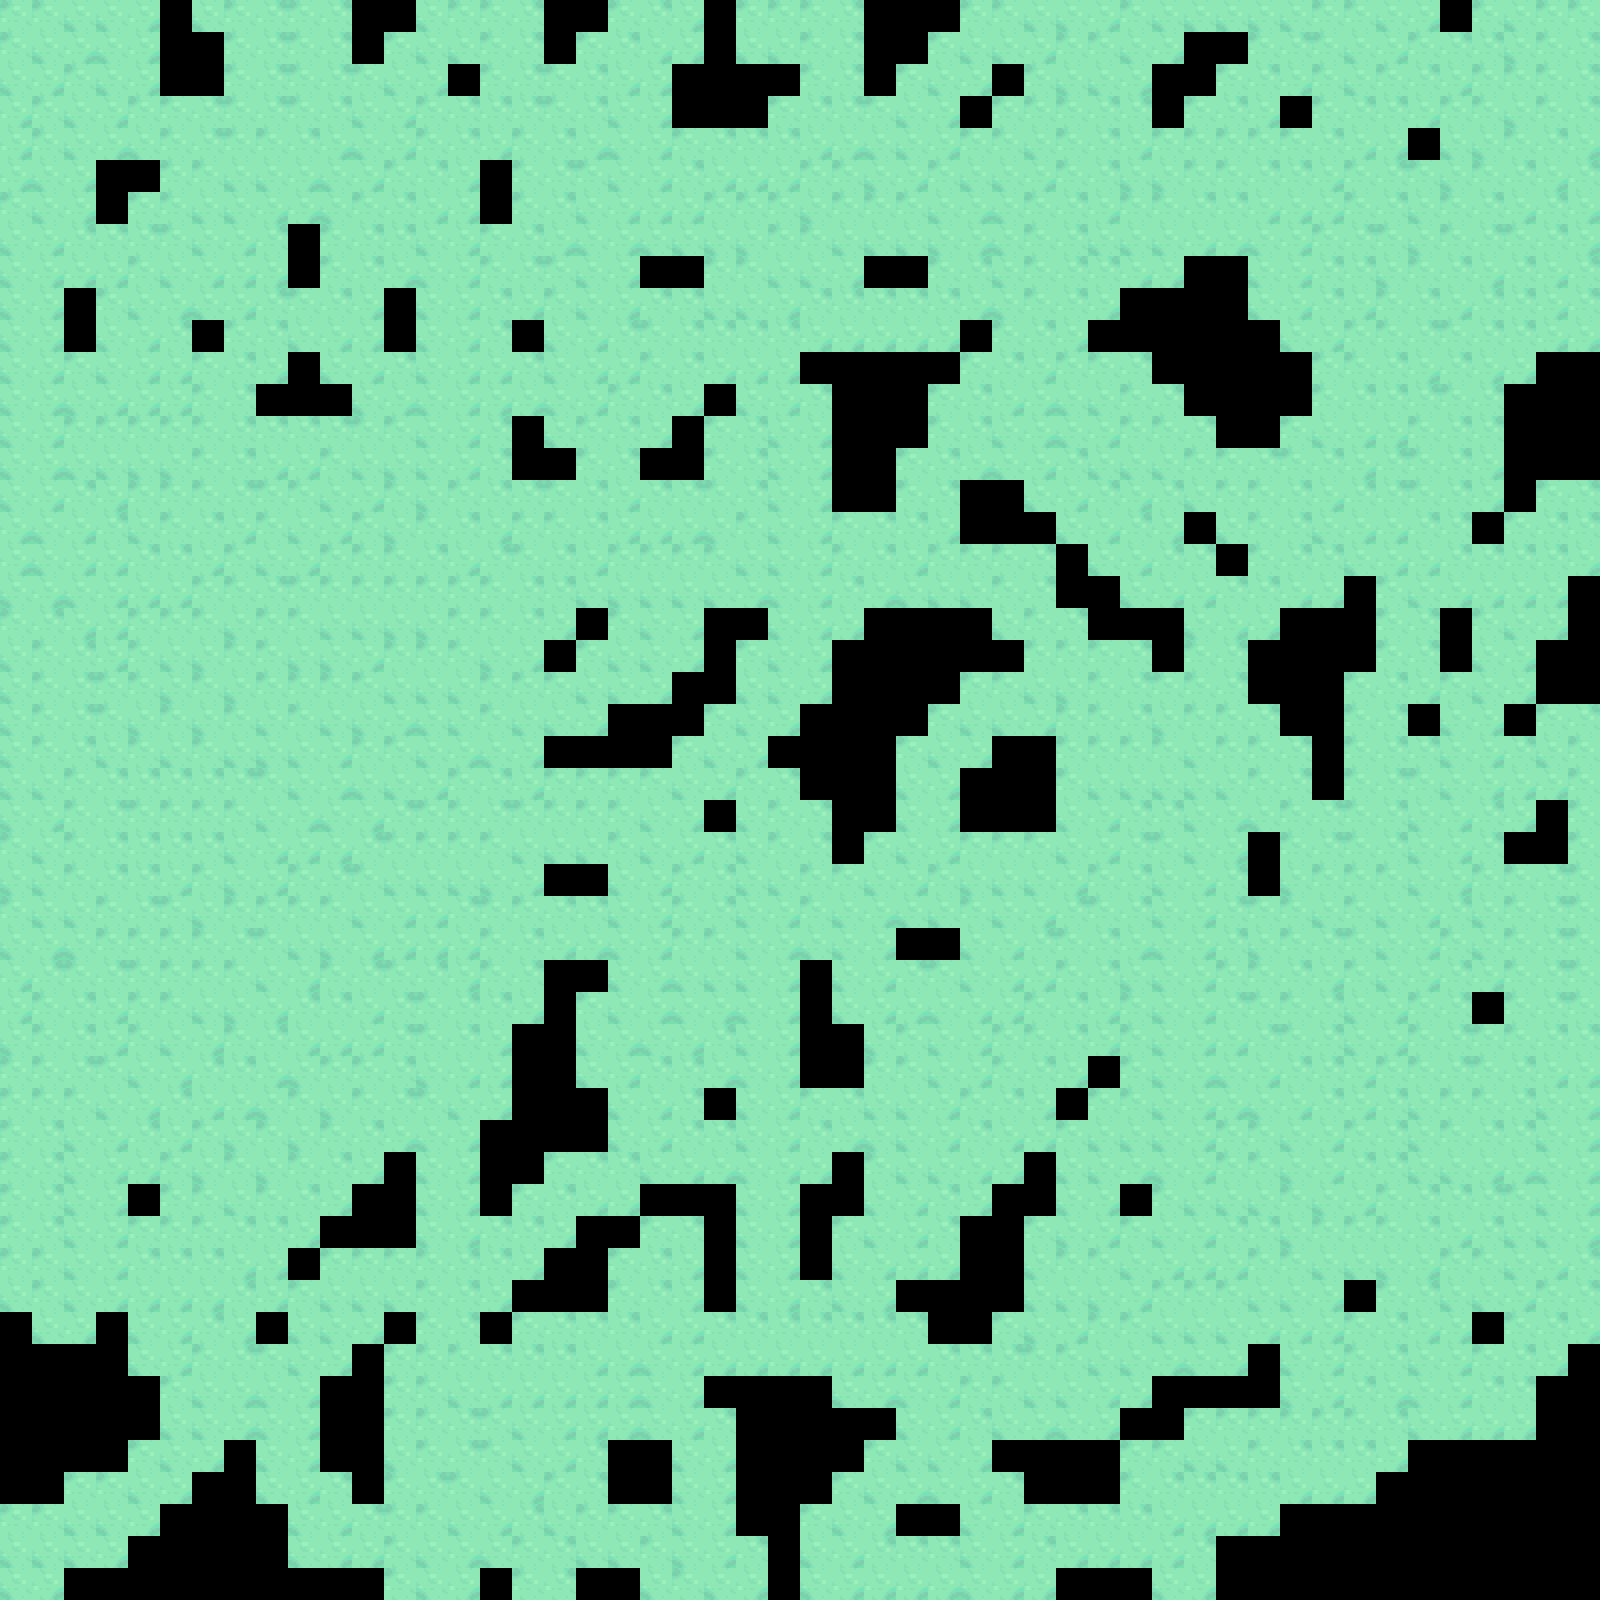

A level layout from a 2D game, rendered from its tile map. Below: a short description, then the map file with its tile-grid data intact:
An orthogonal 50x50 tile map with 32x32 px tiles, 1 tile layer (Tile Layer 1).

<map version="1.2" tiledversion="1.2.2" orientation="orthogonal" renderorder="right-down" width="50" height="50" tilewidth="32" tileheight="32" infinite="0" nextlayerid="2" nextobjectid="1">
 <tileset firstgid="1" source="testTile.tsx" />
 <layer id="1" name="Tile Layer 1" width="50" height="50">
  <data encoding="csv">
1,1,3,3,4,0,3,1,2,1,2,0,0,3,1,1,2,0,0,1,2,4,0,1,1,1,2,0,0,0,1,1,3,3,4,1,3,3,3,3,3,1,1,3,4,0,1,3,1,1,
1,3,4,3,4,0,0,1,2,1,2,0,1,3,3,1,2,0,1,2,4,4,0,3,3,1,2,0,0,1,3,3,4,1,1,3,4,0,0,1,2,1,3,4,1,2,2,3,1,2,
3,4,1,3,4,0,0,1,2,1,2,1,3,4,0,1,2,1,2,4,4,0,0,0,0,1,2,0,1,3,4,0,1,3,3,4,0,0,1,2,4,1,3,1,2,4,1,1,1,2,
4,1,3,4,1,1,2,1,2,1,2,3,4,1,2,2,2,1,2,3,4,0,0,0,1,2,2,1,3,4,0,1,1,1,2,2,0,1,2,4,0,1,2,2,4,1,1,3,1,2,
4,1,3,4,3,1,2,1,1,2,4,3,4,1,2,4,1,2,4,3,4,1,2,2,2,4,4,3,3,4,1,1,3,1,2,4,1,1,1,1,1,2,4,4,0,3,3,1,2,4,
4,3,4,0,0,1,1,3,3,4,3,4,1,2,4,0,1,2,1,3,4,2,4,4,4,1,1,3,4,1,3,3,4,1,2,3,3,1,1,2,2,4,1,2,1,3,1,2,4,2,
1,3,4,0,1,1,3,3,4,4,3,1,2,4,4,0,1,2,3,4,4,4,1,1,1,3,1,1,1,3,4,3,1,2,4,1,1,2,2,4,4,4,1,2,3,1,2,4,2,4,
3,4,2,2,2,1,3,4,2,0,1,2,2,3,4,1,2,4,3,4,3,3,3,3,1,1,3,3,3,3,4,3,1,2,3,3,3,4,4,3,4,1,2,1,3,1,2,1,2,4,
3,4,4,4,1,3,4,4,4,0,1,2,4,3,4,1,2,1,3,4,0,0,1,1,3,3,4,0,0,1,2,3,1,2,2,4,4,0,0,3,4,2,2,3,1,2,4,2,4,2,
3,4,0,1,3,4,3,4,2,1,2,4,0,3,4,2,4,1,3,4,2,2,3,3,4,2,2,2,2,2,4,3,1,2,4,0,0,0,0,3,4,2,4,1,2,4,2,2,4,2,
3,4,0,3,4,2,0,1,2,3,4,4,0,3,4,2,0,3,4,2,1,2,2,2,2,4,4,4,4,4,0,1,2,4,0,0,0,0,0,0,3,4,1,1,2,1,2,2,4,4,
3,4,1,3,4,4,1,2,4,0,3,4,2,3,4,4,2,3,4,4,1,2,4,4,4,0,0,0,0,0,1,2,4,1,1,2,0,0,0,0,0,1,1,2,4,2,4,4,0,0,
3,4,3,4,4,4,1,2,0,0,0,3,4,3,4,4,4,3,4,1,2,4,0,3,4,2,0,0,0,1,2,4,4,3,3,1,2,0,0,0,0,1,2,2,2,1,2,0,0,0,
3,4,1,1,1,1,1,2,2,2,2,1,1,3,4,2,0,3,1,2,4,0,1,2,3,4,0,0,0,1,2,3,4,3,4,1,1,2,0,0,1,3,4,4,1,2,2,0,0,0,
3,4,3,3,3,3,1,2,4,4,1,3,3,3,4,2,0,0,1,2,0,0,1,2,3,4,0,0,1,2,4,3,4,2,3,3,3,1,1,2,1,2,4,2,1,2,4,0,0,0,
3,4,2,4,1,1,1,2,1,1,3,4,1,3,1,2,2,1,2,4,2,2,1,2,3,4,0,0,1,2,0,0,3,4,2,4,2,3,1,1,2,4,2,2,1,2,4,0,1,2,
4,3,4,2,3,1,2,4,1,3,4,1,3,1,2,4,1,1,2,4,4,4,3,1,3,4,1,2,2,4,0,0,0,3,4,2,4,0,3,1,2,3,4,4,2,2,0,1,2,2,
4,3,4,4,2,2,4,1,3,4,1,1,1,2,4,2,1,2,4,1,1,1,1,3,3,4,1,2,4,1,1,1,2,0,3,4,2,2,0,1,2,2,3,4,4,2,2,2,2,4,
3,4,3,4,4,4,1,1,2,1,1,1,1,1,1,1,2,2,3,3,3,3,3,4,3,4,2,4,3,3,3,1,2,0,0,3,4,4,2,2,4,4,0,1,3,4,4,4,4,0,
1,2,4,4,1,1,1,3,1,1,3,3,3,3,1,1,2,4,0,1,3,4,0,0,3,4,4,0,0,0,0,3,1,2,0,0,0,3,4,4,0,0,0,1,2,0,1,3,4,0,
3,1,2,4,1,3,3,1,1,3,3,4,1,1,1,3,4,0,1,3,3,4,0,1,3,4,0,0,0,0,0,0,1,1,1,2,0,1,2,0,0,0,0,1,2,0,3,4,0,0,
3,1,2,1,1,3,1,3,1,1,1,1,3,3,3,1,1,1,3,3,4,0,0,3,3,4,0,0,0,0,1,1,3,3,1,2,1,1,2,0,0,0,1,2,4,1,3,4,0,0,
3,1,2,1,3,1,3,1,3,1,3,3,4,3,3,1,3,3,4,0,0,0,1,3,4,0,0,0,0,1,3,3,4,1,1,2,3,1,1,2,0,0,1,2,0,3,4,0,1,2,
3,1,2,3,1,3,1,3,3,3,4,1,1,3,4,3,4,0,0,0,0,1,3,4,0,0,0,0,1,3,4,0,0,1,1,1,1,3,1,1,2,0,1,2,2,3,4,2,3,1,
3,3,1,2,2,2,2,2,1,3,4,3,3,4,1,2,4,1,1,1,1,3,4,1,2,0,0,0,3,4,0,0,0,1,3,3,3,3,3,1,2,0,1,2,1,3,4,4,4,1,
3,4,1,2,1,1,1,1,3,4,3,4,2,1,1,2,1,1,1,1,3,4,0,3,1,2,0,0,3,4,0,0,0,3,4,2,2,3,4,3,1,2,1,2,3,4,2,4,0,1,
1,3,1,2,2,2,2,3,4,4,4,2,1,1,1,1,3,3,3,1,3,4,2,3,1,2,0,1,3,4,1,1,1,3,4,2,1,3,4,0,1,2,1,2,3,4,2,0,0,1,
3,3,1,2,2,4,1,3,4,1,2,1,3,3,3,3,4,0,0,3,4,1,2,3,3,1,1,3,4,1,3,3,3,4,1,2,3,4,2,0,3,1,1,1,3,4,1,1,2,1,
1,3,3,1,2,1,3,1,1,1,1,3,4,4,2,1,1,2,2,3,4,1,2,3,4,1,3,4,3,3,1,3,4,2,1,2,3,4,2,1,1,3,1,3,4,2,3,1,2,1,
3,4,3,1,1,1,1,2,1,3,3,4,4,4,4,1,2,4,4,3,4,1,1,3,4,3,3,4,0,0,3,4,2,1,2,4,3,4,2,3,1,2,1,3,4,1,3,1,2,1,
4,2,1,2,1,1,1,1,3,4,1,2,1,2,4,1,2,0,0,3,4,3,3,3,4,0,3,4,2,1,3,4,4,1,2,3,3,4,1,1,2,4,1,3,4,2,4,1,2,1,
4,1,2,4,1,1,3,3,4,2,2,4,2,1,2,2,4,0,1,3,4,3,4,3,4,0,3,4,4,3,4,4,1,2,4,1,3,4,2,1,1,2,3,4,1,2,0,1,2,1,
3,1,2,4,1,3,4,1,2,4,4,4,2,1,2,4,0,0,3,4,3,4,2,3,4,0,0,3,1,3,4,1,1,2,4,1,3,4,4,2,1,2,3,4,1,2,1,1,2,2,
1,1,2,1,3,4,2,2,4,3,1,1,2,3,4,4,0,0,3,4,2,2,4,3,4,0,0,1,1,3,4,1,2,4,0,1,3,4,3,4,2,2,4,1,1,2,1,2,4,4,
1,1,1,3,4,2,4,4,3,1,3,1,2,1,3,4,0,0,0,3,4,2,0,3,4,1,2,3,3,4,1,2,4,0,1,1,3,4,4,3,4,2,4,2,3,1,1,2,3,4,
1,2,3,4,2,4,1,3,1,3,1,2,4,3,4,0,0,0,0,3,4,2,2,3,4,2,4,3,3,4,2,4,4,1,3,3,3,4,1,1,3,4,1,2,3,1,2,2,3,4,
1,2,3,4,4,1,3,1,3,1,2,4,0,3,4,0,0,1,2,2,3,4,4,3,4,4,0,1,3,3,4,4,0,3,3,4,3,4,1,1,3,4,2,2,3,3,4,4,3,4,
1,2,3,4,0,1,1,3,1,2,4,0,0,3,4,0,1,2,4,4,0,0,0,3,4,0,0,3,4,2,4,0,0,3,4,0,1,3,3,3,1,3,4,1,2,2,2,1,3,4,
1,2,3,4,1,1,1,2,2,4,0,0,0,3,4,2,2,4,0,0,1,2,0,3,4,0,1,3,4,2,0,0,1,3,4,1,3,4,2,2,3,1,1,1,2,4,2,3,3,4,
1,1,3,4,2,2,2,4,4,0,1,1,1,1,2,2,4,0,0,1,2,4,0,3,4,0,3,4,4,4,0,0,3,1,1,3,4,4,4,1,1,3,3,3,4,1,1,3,4,2,
3,1,3,4,4,4,4,2,4,1,3,3,3,1,2,4,0,0,0,1,2,4,0,3,4,2,3,4,0,0,0,0,3,3,3,4,1,1,1,3,3,4,0,1,2,3,3,4,1,2,
0,3,4,0,3,4,2,4,0,3,3,4,0,1,2,0,1,2,2,2,4,4,2,2,2,2,2,2,2,0,0,1,3,4,1,1,3,3,3,4,4,4,1,2,4,4,0,1,2,4,
0,0,0,0,3,4,1,2,1,3,4,0,1,1,1,2,2,2,4,4,3,4,4,4,4,4,4,4,4,2,2,2,1,1,3,3,4,3,4,0,3,4,1,2,3,4,1,2,4,0,
0,0,0,0,0,1,3,4,3,4,0,0,1,1,3,4,4,4,4,4,3,4,0,0,0,0,3,4,3,4,1,1,3,3,4,4,0,0,0,0,3,4,2,4,3,4,2,2,0,0,
0,0,0,0,0,3,3,4,3,4,0,0,1,1,2,1,3,4,4,4,3,4,2,0,0,0,0,0,3,4,2,3,4,3,4,0,0,1,1,1,1,1,1,2,3,4,4,4,0,0,
0,0,0,0,1,3,4,0,3,4,0,0,3,1,2,1,3,4,2,0,0,3,4,0,0,0,0,1,3,3,4,0,0,0,0,1,1,3,3,1,2,2,2,4,0,0,0,0,0,0,
0,0,1,1,3,4,0,0,3,4,2,0,1,2,1,3,4,1,2,0,0,3,4,0,0,0,1,3,4,3,4,2,0,0,0,1,2,2,2,2,4,4,4,0,0,0,0,0,0,0,
1,1,3,3,4,0,0,0,0,3,4,2,1,1,3,4,2,3,1,1,2,3,4,0,0,1,3,4,0,0,3,4,1,2,2,2,4,4,4,4,0,0,0,0,0,0,0,0,0,0,
3,3,3,4,0,0,0,0,0,3,4,4,1,3,4,3,1,2,3,3,1,3,4,2,0,3,4,2,2,2,3,4,2,4,4,4,4,2,0,0,0,0,0,0,0,0,0,0,0,0,
3,4,0,0,0,0,0,0,0,0,0,0,1,3,4,0,1,2,0,0,3,1,3,4,0,3,4,4,4,4,3,4,4,0,0,0,3,4,0,0,0,0,0,0,0,0,0,0,0,0
</data>
 </layer>
</map>
